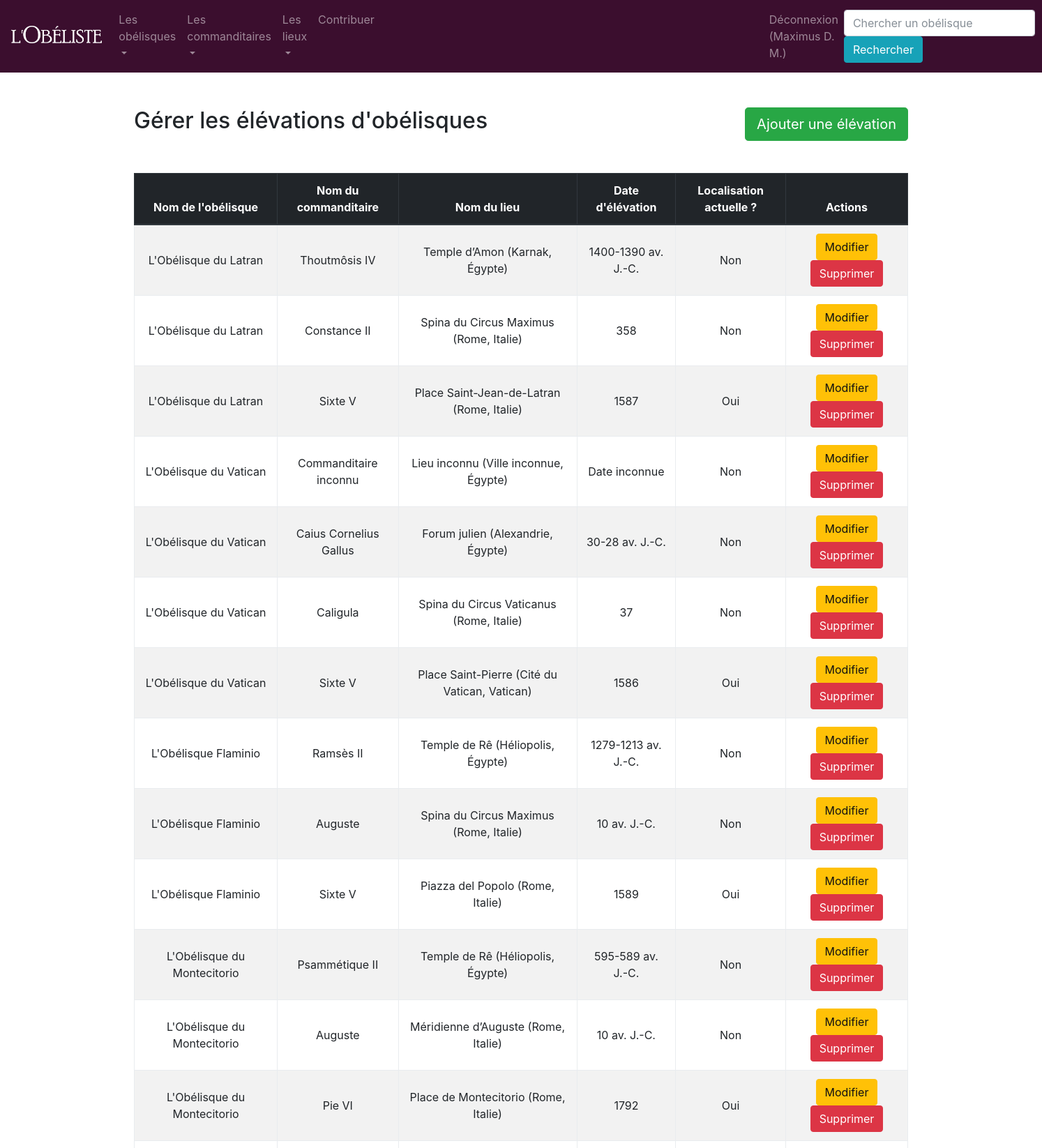
The app's page /elevations (signed in, upper part) with its own data.
### app/modeles/utilisateurs.py (models this page shows, shortened)
class User(UserMixin, db.Model):
    user_id = db.Column(db.Integer, unique=True, nullable=False, primary_key=True, autoincrement=True)
    user_nom = db.Column(db.Text, nullable=False)
    user_login = db.Column(db.String(45), nullable=False, unique=True)
    user_email = db.Column(db.Text, nullable=False)
    user_password = db.Column(db.String(100), nullable=False)
    authorships = db.relationship("Authorship", back_populates="user")

### app/modeles/donnees.py (models this page shows, shortened)
class Erige(db.Model):
    __tablename__ = "erige"
    erige_id = db.Column(db.Integer, unique=True, nullable=False, primary_key=True, autoincrement=True)
    erige_id_obelisque = db.Column(db.Integer, db.ForeignKey('obelisque.obelisque_id'))
    erige_id_personne = db.Column(db.Integer, db.ForeignKey('personne.personne_id'))
    erige_id_localisation = db.Column(db.Integer, db.ForeignKey('localisation.localisation_id'))
    erige_date = db.Column(db.Text)
    erige_actuel = db.Column(db.Integer)
    obelisque = db.relationship("Obelisque", back_populates="erige")
    personne = db.relationship("Personne", back_populates="erige")
    localisation = db.relationship("Localisation", back_populates="erige")
    authorships = db.relationship("Authorship", back_populates="erige")

class Obelisque(db.Model):
    obelisque_id = db.Column(db.Integer, unique=True, nullable=False, primary_key=True, autoincrement=True)
    obelisque_nom = db.Column(db.Text)
    obelisque_hauteur = db.Column(db.Float)
    obelisque_hauteur_avec_base = db.Column(db.Float)
    obelisque_materiau = db.Column(db.Text)
    obelisque_type_commande = db.Column(db.Text)
    obelisque_notice = db.Column(db.Text)
    obelisque_inscription_latine = db.Column(db.Text)
    obelisque_inscription_latine_traduite = db.Column(db.Text)
    obelisque_bibliographie = db.Column(db.Text)
    obelisque_image_url = db.Column(db.Text)
    obelisque_image_auteur = db.Column(db.Text)
    obelisque_image_licence = db.Column(db.Text)
    obelisque_image_licence_url = db.Column(db.Text)
    erige = db.relationship("Erige", back_populates="obelisque")
    authorships = db.relationship("Authorship", back_populates="obelisque")

class Personne(db.Model):
    personne_id = db.Column(db.Integer, unique=True, nullable=False, primary_key=True, autoincrement=True)
    personne_nom = db.Column(db.Text)
    personne_fonction = db.Column(db.Text)
    personne_nationalite = db.Column(db.Text)
    erige = db.relationship("Erige", back_populates="personne")
    authorships = db.relationship("Authorship", back_populates="personne")

class Localisation(db.Model):
    localisation_id = db.Column(db.Integer, unique=True, nullable=False, primary_key=True, autoincrement=True)
    localisation_lieu = db.Column(db.Text)
    localisation_ville = db.Column(db.Text)
    localisation_pays = db.Column(db.Text)
    localisation_longitude = db.Column(db.Float)
    localisation_latitude = db.Column(db.Float)
    erige = db.relationship("Erige", back_populates="localisation")
    authorships = db.relationship("Authorship", back_populates="localisation")

### app/routes/generic.py (the view)
@app.route('/elevations')
@login_required
def elevations():
    erige = Erige.query.all()
    return render_template("pages/elevations.html", erige=erige)

### app/modeles/utilisateurs.py (called while the page is built)
@login.user_loader
def trouver_utilisateur_via_id(identifiant):
    return User.query.get(int(identifiant))

### app/templates/pages/elevations.html (shortened to what this page needs)
{% extends "conteneur.html" %}
{% block corps %}
<div>
    <div>
        <div class>
            <div class>
                <h2>Gérer les élévations d'obélisques
                    <button type="button" class="btn btn-success btn-lg float-right"
                            data-toggle="modal" data-target="#mymodal">Ajouter une élévation
                    </button>
                </h2>
                <br>
                <br>
                <table class="table table-hover table-bordered table-striped ">
                    <thead class="thead-dark">
                    <tr class="text-center">
                        <th>Nom de l'obélisque</th>
                        <th>Nom du commanditaire</th>
                        <th>Nom du lieu</th>
                        <th>Date d'élévation</th>
                        <th>Localisation actuelle ?</th>
                        <th>Actions</th>
                    </tr>
                    </thead>
                    <tbody>
                    {% for erige in erige %}
                    <tr class="text-center">
                        <td class="align-middle">{{erige.obelisque.obelisque_nom}}</td>
                        <td class="align-middle">{{erige.personne.personne_nom}}</td>
                        <td class="align-middle">{{erige.localisation.localisation_lieu}}
                            ({{erige.localisation.localisation_ville}}, {{erige.localisation.localisation_pays}})
                        </td>
                        <td class="align-middle">{{erige.erige_date}}</td>
                        <td class="align-middle">{% if erige.erige_actuel == 0 %}Non{% else %}Oui{% endif %}</td>
                        <td class="align-middle">
                            <a href="/erige/{{erige.erige_id}}/update" class="btn btn-warning btn-xs"
                               data-toggle="modal" data-target="#modaledit{{erige.erige_id}}">Modifier</a>
                            <a href="/erige/{{erige.erige_id}}/delete" class="btn btn-danger btn-xs"
                               onclick="return confirm('Etes-vous sûr de vouloir supprimer cette élévation ?')">Supprimer</a>
                        </td>
                    </tr>
                    {% endfor %}
                    </tbody>
                </table>
            </div>
        </div>
    </div>
</div>
{% endblock %}

### app/templates/conteneur.html (shortened to what this page needs)
<!DOCTYPE html>
<html lang="fr">
<head>
    {% include "partials/css.html" %}
    <link rel="stylesheet" href="https://unpkg.com/leaflet@1.3.1/dist/leaflet.css"
/>
</head>
<body>
<nav class="navbar navbar-expand-md navbar-dark justify-content-between" style="background-color: #3B0E2E;">
    <a class="navbar-brand" href="{{ url_for('accueil') }}"><img class="logo_top"
                                                                 src="{{url_for('static', filename='images/obeliste_logo_light.png')}}"
                                                                 alt="L'Obéliste" height="25"/></a>
    <div class="collapse navbar-collapse" id="navbarSupportedContent">
        <ul class="navbar-nav mr-auto">
            <li class="nav-item dropdown">
                <a class="nav-link dropdown-toggle" href="#" id="navbarDropdown" role="button" data-toggle="dropdown"
                   aria-haspopup="true" aria-expanded="false">Les obélisques</a>
            </li>
            <li class="nav-item dropdown">
                <a class="nav-link dropdown-toggle" href="#" id="navbarDropdown" role="button" data-toggle="dropdown"
                   aria-haspopup="true" aria-expanded="false">Les commanditaires</a>
            </li>
            <li class="nav-item dropdown">
                <a class="nav-link dropdown-toggle" href="#" id="navbarDropdown" role="button" data-toggle="dropdown"
                   aria-haspopup="true" aria-expanded="false">Les lieux</a>
            </li>
            <li class="nav-item"><a class="nav-link" href="{{url_for('add')}}">Contribuer</a></li>
            {% if not current_user.is_authenticated %}
            <li class="nav-item utilisateur">
                <a class="nav-link" href="{{url_for('inscription')}}">Inscription</a>
            </li>
            <li class="nav-item">
                <a class="nav-link" href="{{url_for('connexion')}}">Connexion</a>
            </li>
            {% else %}
            <li class="nav-item utilisateur">
                <a class="nav-link" href="{{url_for('deconnexion')}}">Déconnexion ({{current_user.user_nom}})</a>
            </li>
            {% endif %}
        </ul>
        <form class="form-inline" action="{{url_for('recherche')}}" method="GET">
            <input class="form-control" name="keyword" type="search" placeholder="Chercher un obélisque"
                   aria-label="Recherche">
            <button class="btn btn-info" type="submit">Rechercher</button>
        </form>
    </div>
</nav>
<div class="container">
    <div class="row">
        <div class="col">
            {% block corps %}{% endblock %}
        </div>
    </div>
</div>
</body>
</html>

### app/templates/conteneur.html (style rules this page uses)
.container { margin-top: 50px; margin-bottom: 100px; text-align: justify; }
.logo_top { margin-bottom: 6px; }
.utilisateur { margin-left:550px; }

### records on screen
User: user_nom "Maximus D. M."
Erige: obelisque.obelisque_nom "L'Obélisque du Latran", personne.personne_nom "Thoutmôsis IV", localisation.localisation_lieu "Temple d’Amon", localisation.localisation_ville "Karnak", localisation.localisation_pays "Égypte", erige_date "1400-1390 av. J.-C.", erige_actuel "Non"
Erige: obelisque.obelisque_nom "L'Obélisque du Latran", personne.personne_nom "Constance II", localisation.localisation_lieu "Spina du Circus Maximus", localisation.localisation_ville "Rome", localisation.localisation_pays "Italie", erige_date "358", erige_actuel "Non"
Erige: obelisque.obelisque_nom "L'Obélisque du Latran", personne.personne_nom "Sixte V", localisation.localisation_lieu "Place Saint-Jean-de-Latran", localisation.localisation_ville "Rome", localisation.localisation_pays "Italie", erige_date "1587", erige_actuel "Oui"
Erige: obelisque.obelisque_nom "L'Obélisque du Vatican", personne.personne_nom "Commanditaire inconnu", localisation.localisation_lieu "Lieu inconnu", localisation.localisation_ville "Ville inconnue", localisation.localisation_pays "Égypte", erige_date "Date inconnue", erige_actuel "Non"
Erige: obelisque.obelisque_nom "L'Obélisque du Vatican", personne.personne_nom "Caius Cornelius Gallus", localisation.localisation_lieu "Forum julien", localisation.localisation_ville "Alexandrie", localisation.localisation_pays "Égypte", erige_date "30-28 av. J.-C.", erige_actuel "Non"
Erige: obelisque.obelisque_nom "L'Obélisque du Vatican", personne.personne_nom "Caligula", localisation.localisation_lieu "Spina du Circus Vaticanus", localisation.localisation_ville "Rome", localisation.localisation_pays "Italie", erige_date "37", erige_actuel "Non"
Erige: obelisque.obelisque_nom "L'Obélisque du Vatican", personne.personne_nom "Sixte V", localisation.localisation_lieu "Place Saint-Pierre", localisation.localisation_ville "Cité du Vatican", localisation.localisation_pays "Vatican", erige_date "1586", erige_actuel "Oui"
Erige: obelisque.obelisque_nom "L'Obélisque Flaminio", personne.personne_nom "Ramsès II", localisation.localisation_lieu "Temple de Rê", localisation.localisation_ville "Héliopolis", localisation.localisation_pays "Égypte", erige_date "1279-1213 av. J.-C.", erige_actuel "Non"
Erige: obelisque.obelisque_nom "L'Obélisque Flaminio", personne.personne_nom "Auguste", localisation.localisation_lieu "Spina du Circus Maximus", localisation.localisation_ville "Rome", localisation.localisation_pays "Italie", erige_date "10 av. J.-C.", erige_actuel "Non"
Erige: obelisque.obelisque_nom "L'Obélisque Flaminio", personne.personne_nom "Sixte V", localisation.localisation_lieu "Piazza del Popolo", localisation.localisation_ville "Rome", localisation.localisation_pays "Italie", erige_date "1589", erige_actuel "Oui"
Erige: obelisque.obelisque_nom "L'Obélisque du Montecitorio", personne.personne_nom "Psammétique II", localisation.localisation_lieu "Temple de Rê", localisation.localisation_ville "Héliopolis", localisation.localisation_pays "Égypte", erige_date "595-589 av. J.-C.", erige_actuel "Non"
Erige: obelisque.obelisque_nom "L'Obélisque du Montecitorio", personne.personne_nom "Auguste", localisation.localisation_lieu "Méridienne d’Auguste", localisation.localisation_ville "Rome", localisation.localisation_pays "Italie", erige_date "10 av. J.-C.", erige_actuel "Non"
Erige: obelisque.obelisque_nom "L'Obélisque du Montecitorio", personne.personne_nom "Pie VI", localisation.localisation_lieu "Place de Montecitorio", localisation.localisation_ville "Rome", localisation.localisation_pays "Italie", erige_date "1792", erige_actuel "Oui"
